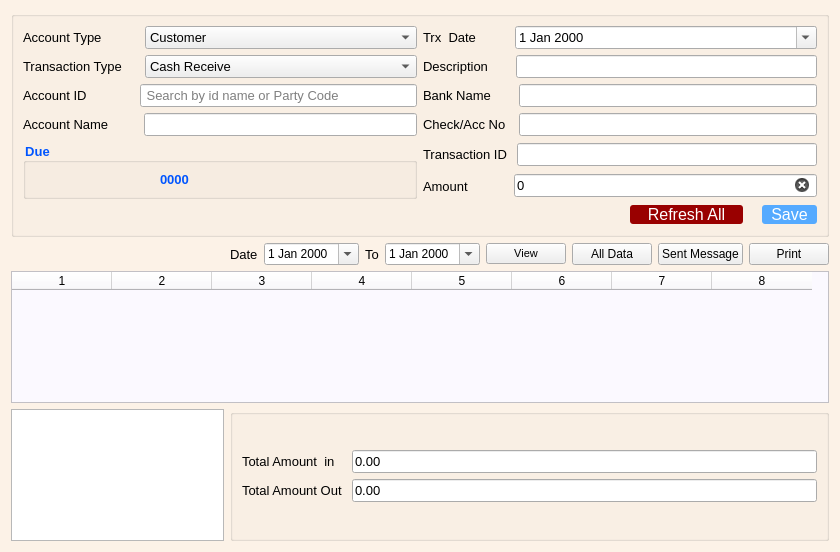
<?xml version="1.0" encoding="UTF-8"?>
<ui version="4.0">
 <class>Dialog</class>
 <widget class="QDialog" name="Dialog">
  <property name="windowModality">
   <enum>Qt::ApplicationModal</enum>
  </property>
  <property name="geometry">
   <rect>
    <x>0</x>
    <y>0</y>
    <width>840</width>
    <height>552</height>
   </rect>
  </property>
  <property name="windowTitle">
   <string>Dialog</string>
  </property>
  <property name="styleSheet">
   <string notr="true">QDialog#Dialog{background-color: rgb(252, 242, 231);}</string>
  </property>
  <layout class="QGridLayout" name="gridLayout_8">
   <item row="0" column="0">
    <widget class="QGroupBox" name="groupBox_2">
     <property name="styleSheet">
      <string notr="true"/>
     </property>
     <property name="title">
      <string/>
     </property>
     <layout class="QGridLayout" name="gridLayout_3">
      <item row="0" column="0">
       <layout class="QHBoxLayout" name="horizontalLayout_2" stretch="3,7">
        <item>
         <widget class="QLabel" name="label_2">
          <property name="font">
           <font>
            <pointsize>10</pointsize>
           </font>
          </property>
          <property name="text">
           <string>Account Type</string>
          </property>
         </widget>
        </item>
        <item>
         <widget class="QComboBox" name="acctype">
          <property name="font">
           <font>
            <pointsize>10</pointsize>
           </font>
          </property>
          <item>
           <property name="text">
            <string>Customer</string>
           </property>
          </item>
          <item>
           <property name="text">
            <string>Supplier</string>
           </property>
          </item>
          <item>
           <property name="text">
            <string>Official</string>
           </property>
          </item>
         </widget>
        </item>
       </layout>
      </item>
      <item row="0" column="1">
       <layout class="QHBoxLayout" name="horizontalLayout_3" stretch="2,7">
        <item>
         <widget class="QLabel" name="label_4">
          <property name="font">
           <font>
            <pointsize>10</pointsize>
           </font>
          </property>
          <property name="text">
           <string>Trx  Date       </string>
          </property>
         </widget>
        </item>
        <item>
         <widget class="QDateEdit" name="date">
          <property name="enabled">
           <bool>true</bool>
          </property>
          <property name="font">
           <font>
            <pointsize>10</pointsize>
           </font>
          </property>
          <property name="calendarPopup">
           <bool>true</bool>
          </property>
         </widget>
        </item>
       </layout>
      </item>
      <item row="1" column="0">
       <layout class="QHBoxLayout" name="horizontalLayout" stretch="3,7">
        <item>
         <widget class="QLabel" name="label">
          <property name="font">
           <font>
            <pointsize>10</pointsize>
           </font>
          </property>
          <property name="text">
           <string>Transaction Type</string>
          </property>
         </widget>
        </item>
        <item>
         <widget class="QComboBox" name="trtype">
          <property name="font">
           <font>
            <pointsize>10</pointsize>
           </font>
          </property>
          <item>
           <property name="text">
            <string>Cash Receive</string>
           </property>
          </item>
          <item>
           <property name="text">
            <string>Cash Payment</string>
           </property>
          </item>
          <item>
           <property name="text">
            <string>Deposit</string>
           </property>
          </item>
          <item>
           <property name="text">
            <string>Withdrew</string>
           </property>
          </item>
         </widget>
        </item>
       </layout>
      </item>
      <item row="1" column="1">
       <layout class="QHBoxLayout" name="horizontalLayout_4">
        <item>
         <widget class="QLabel" name="label_5">
          <property name="font">
           <font>
            <pointsize>10</pointsize>
           </font>
          </property>
          <property name="text">
           <string>Description      </string>
          </property>
         </widget>
        </item>
        <item>
         <widget class="QLineEdit" name="des">
          <property name="font">
           <font>
            <pointsize>10</pointsize>
           </font>
          </property>
          <property name="clearButtonEnabled">
           <bool>true</bool>
          </property>
         </widget>
        </item>
       </layout>
      </item>
      <item row="2" column="0">
       <layout class="QGridLayout" name="gridLayout">
        <item row="0" column="0">
         <widget class="QLabel" name="label_3">
          <property name="font">
           <font>
            <pointsize>10</pointsize>
           </font>
          </property>
          <property name="text">
           <string>Account ID             </string>
          </property>
         </widget>
        </item>
        <item row="0" column="1">
         <widget class="QLineEdit" name="searchv">
          <property name="font">
           <font>
            <pointsize>10</pointsize>
           </font>
          </property>
          <property name="placeholderText">
           <string> Search by id name or Party Code</string>
          </property>
          <property name="clearButtonEnabled">
           <bool>true</bool>
          </property>
         </widget>
        </item>
       </layout>
      </item>
      <item row="2" column="1">
       <layout class="QHBoxLayout" name="horizontalLayout_8">
        <item>
         <widget class="QLabel" name="label_13">
          <property name="font">
           <font>
            <pointsize>10</pointsize>
           </font>
          </property>
          <property name="text">
           <string>Bank Name      </string>
          </property>
         </widget>
        </item>
        <item>
         <widget class="QLineEdit" name="bank">
          <property name="font">
           <font>
            <pointsize>10</pointsize>
           </font>
          </property>
          <property name="clearButtonEnabled">
           <bool>true</bool>
          </property>
         </widget>
        </item>
       </layout>
      </item>
      <item row="3" column="0">
       <layout class="QGridLayout" name="gridLayout_2">
        <item row="0" column="0">
         <widget class="QLabel" name="label_16">
          <property name="font">
           <font>
            <pointsize>10</pointsize>
           </font>
          </property>
          <property name="text">
           <string>Account Name        </string>
          </property>
         </widget>
        </item>
        <item row="0" column="1">
         <widget class="QLineEdit" name="name">
          <property name="font">
           <font>
            <pointsize>10</pointsize>
           </font>
          </property>
          <property name="readOnly">
           <bool>true</bool>
          </property>
          <property name="clearButtonEnabled">
           <bool>true</bool>
          </property>
         </widget>
        </item>
       </layout>
      </item>
      <item row="3" column="1">
       <layout class="QHBoxLayout" name="horizontalLayout_9">
        <item>
         <widget class="QLabel" name="label_14">
          <property name="font">
           <font>
            <pointsize>10</pointsize>
           </font>
          </property>
          <property name="text">
           <string>Check/Acc No  </string>
          </property>
         </widget>
        </item>
        <item>
         <widget class="QLineEdit" name="check">
          <property name="font">
           <font>
            <pointsize>10</pointsize>
           </font>
          </property>
          <property name="clearButtonEnabled">
           <bool>true</bool>
          </property>
         </widget>
        </item>
       </layout>
      </item>
      <item row="4" column="0" rowspan="2">
       <widget class="QGroupBox" name="due">
        <property name="font">
         <font>
          <pointsize>10</pointsize>
          <weight>75</weight>
          <bold>true</bold>
         </font>
        </property>
        <property name="styleSheet">
         <string notr="true">color: rgb(0, 85, 255);
</string>
        </property>
        <property name="title">
         <string>Due</string>
        </property>
        <layout class="QGridLayout" name="gridLayout_6">
         <item row="0" column="2">
          <widget class="QLabel" name="label_10">
           <property name="text">
            <string/>
           </property>
          </widget>
         </item>
         <item row="0" column="0">
          <widget class="QLabel" name="label_8">
           <property name="text">
            <string/>
           </property>
          </widget>
         </item>
         <item row="0" column="1">
          <widget class="QLabel" name="duev">
           <property name="font">
            <font>
             <pointsize>10</pointsize>
             <weight>75</weight>
             <bold>true</bold>
            </font>
           </property>
           <property name="text">
            <string>0000</string>
           </property>
          </widget>
         </item>
        </layout>
       </widget>
      </item>
      <item row="4" column="1">
       <layout class="QHBoxLayout" name="horizontalLayout_12">
        <item>
         <widget class="QLabel" name="label_15">
          <property name="font">
           <font>
            <pointsize>10</pointsize>
           </font>
          </property>
          <property name="text">
           <string>Transaction ID </string>
          </property>
         </widget>
        </item>
        <item>
         <widget class="QLineEdit" name="trxid">
          <property name="font">
           <font>
            <pointsize>10</pointsize>
           </font>
          </property>
          <property name="clearButtonEnabled">
           <bool>true</bool>
          </property>
         </widget>
        </item>
       </layout>
      </item>
      <item row="5" column="1">
       <layout class="QHBoxLayout" name="horizontalLayout_5">
        <item>
         <widget class="QLabel" name="label_6">
          <property name="font">
           <font>
            <pointsize>10</pointsize>
           </font>
          </property>
          <property name="text">
           <string>Amount           </string>
          </property>
         </widget>
        </item>
        <item>
         <widget class="QLineEdit" name="amount">
          <property name="font">
           <font>
            <pointsize>10</pointsize>
           </font>
          </property>
          <property name="text">
           <string>0</string>
          </property>
          <property name="clearButtonEnabled">
           <bool>true</bool>
          </property>
         </widget>
        </item>
       </layout>
      </item>
      <item row="6" column="1">
       <layout class="QHBoxLayout" name="horizontalLayout_6">
        <item>
         <widget class="QLabel" name="label_12">
          <property name="text">
           <string/>
          </property>
         </widget>
        </item>
        <item>
         <spacer name="horizontalSpacer_2">
          <property name="orientation">
           <enum>Qt::Horizontal</enum>
          </property>
          <property name="sizeHint" stdset="0">
           <size>
            <width>40</width>
            <height>20</height>
           </size>
          </property>
         </spacer>
        </item>
        <item>
         <widget class="QPushButton" name="resetb">
          <property name="font">
           <font>
            <pointsize>12</pointsize>
           </font>
          </property>
          <property name="styleSheet">
           <string notr="true">QPushButton {
background-color: rgb(153, 0, 0);
color:white;
border-radius: 3px;
}

QPushButton:hover:!pressed {
    background-color:  #54d777;
    border-radius: 3px;
}

QPushButton: pressed {
    background-color:#30b252;
}</string>
          </property>
          <property name="text">
           <string>    Refresh All    </string>
          </property>
         </widget>
        </item>
        <item>
         <widget class="QLabel" name="label_11">
          <property name="text">
           <string/>
          </property>
         </widget>
        </item>
        <item>
         <widget class="QPushButton" name="saveb">
          <property name="font">
           <font>
            <pointsize>12</pointsize>
           </font>
          </property>
          <property name="styleSheet">
           <string notr="true">QPushButton {
background-color: rgb(85, 170, 255);
color:white;
border-radius: 3px;
}

QPushButton:hover:!pressed {
    
	background-color: rgb(85, 170, 127);
    border-radius: 3px;
}

QPushButton: pressed {
   
	background-color: rgb(85, 85, 255);
}</string>
          </property>
          <property name="text">
           <string>  Save  </string>
          </property>
         </widget>
        </item>
       </layout>
      </item>
     </layout>
    </widget>
   </item>
   <item row="1" column="0">
    <layout class="QGridLayout" name="gridLayout_7">
     <item row="1" column="0" colspan="2">
      <widget class="QTableWidget" name="tableWidget">
       <property name="font">
        <font>
         <weight>75</weight>
         <italic>true</italic>
         <bold>true</bold>
        </font>
       </property>
       <property name="styleSheet">
        <string notr="true">background-color: rgb(251, 249, 255);</string>
       </property>
       <property name="columnCount">
        <number>8</number>
       </property>
       <column/>
       <column/>
       <column/>
       <column/>
       <column/>
       <column/>
       <column/>
       <column/>
      </widget>
     </item>
     <item row="2" column="1">
      <widget class="QGroupBox" name="groupBox">
       <property name="title">
        <string/>
       </property>
       <layout class="QGridLayout" name="gridLayout_5">
        <item row="0" column="0">
         <layout class="QGridLayout" name="gridLayout_4">
          <item row="0" column="0">
           <layout class="QHBoxLayout" name="horizontalLayout_11">
            <item>
             <widget class="QLabel" name="label_20">
              <property name="font">
               <font>
                <pointsize>10</pointsize>
               </font>
              </property>
              <property name="text">
               <string>Total Amount  in   </string>
              </property>
             </widget>
            </item>
            <item>
             <widget class="QLineEdit" name="inamount">
              <property name="font">
               <font>
                <pointsize>10</pointsize>
               </font>
              </property>
              <property name="text">
               <string>0.00</string>
              </property>
              <property name="readOnly">
               <bool>true</bool>
              </property>
             </widget>
            </item>
           </layout>
          </item>
          <item row="1" column="0">
           <layout class="QHBoxLayout" name="horizontalLayout_10">
            <item>
             <widget class="QLabel" name="label_19">
              <property name="font">
               <font>
                <pointsize>10</pointsize>
               </font>
              </property>
              <property name="text">
               <string>Total Amount Out </string>
              </property>
             </widget>
            </item>
            <item>
             <widget class="QLineEdit" name="outamount">
              <property name="font">
               <font>
                <pointsize>10</pointsize>
               </font>
              </property>
              <property name="text">
               <string>0.00</string>
              </property>
              <property name="readOnly">
               <bool>true</bool>
              </property>
             </widget>
            </item>
           </layout>
          </item>
         </layout>
        </item>
       </layout>
      </widget>
     </item>
     <item row="0" column="0">
      <spacer name="horizontalSpacer">
       <property name="orientation">
        <enum>Qt::Horizontal</enum>
       </property>
       <property name="sizeHint" stdset="0">
        <size>
         <width>40</width>
         <height>20</height>
        </size>
       </property>
      </spacer>
     </item>
     <item row="0" column="1">
      <layout class="QHBoxLayout" name="horizontalLayout_7">
       <item>
        <widget class="QLabel" name="label_7">
         <property name="font">
          <font>
           <pointsize>10</pointsize>
          </font>
         </property>
         <property name="text">
          <string>Date</string>
         </property>
        </widget>
       </item>
       <item>
        <widget class="QDateEdit" name="fromd">
         <property name="font">
          <font>
           <pointsize>9</pointsize>
          </font>
         </property>
         <property name="calendarPopup">
          <bool>true</bool>
         </property>
        </widget>
       </item>
       <item>
        <widget class="QLabel" name="label_9">
         <property name="font">
          <font>
           <pointsize>10</pointsize>
          </font>
         </property>
         <property name="text">
          <string>To</string>
         </property>
        </widget>
       </item>
       <item>
        <widget class="QDateEdit" name="tod">
         <property name="font">
          <font>
           <pointsize>9</pointsize>
          </font>
         </property>
         <property name="calendarPopup">
          <bool>true</bool>
         </property>
        </widget>
       </item>
       <item>
        <widget class="QPushButton" name="submitb">
         <property name="font">
          <font>
           <pointsize>8</pointsize>
          </font>
         </property>
         <property name="text">
          <string>View</string>
         </property>
        </widget>
       </item>
       <item>
        <widget class="QPushButton" name="allb">
         <property name="text">
          <string>All Data</string>
         </property>
        </widget>
       </item>
       <item>
        <widget class="QPushButton" name="msgb">
         <property name="text">
          <string>Sent Message</string>
         </property>
        </widget>
       </item>
       <item>
        <widget class="QPushButton" name="printb">
         <property name="text">
          <string>Print</string>
         </property>
        </widget>
       </item>
      </layout>
     </item>
     <item row="2" column="0">
      <widget class="QTextEdit" name="textEdit"/>
     </item>
    </layout>
   </item>
  </layout>
 </widget>
 <resources/>
 <connections/>
</ui>
